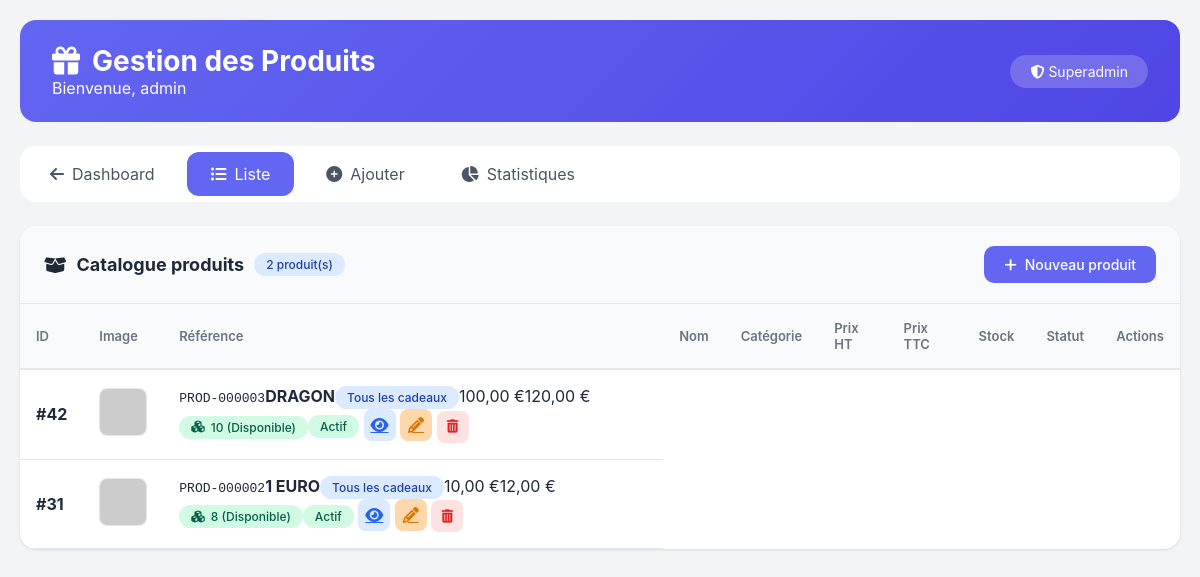
The app's page /admin_produits.php (signed in) with its own data.
### tables this page shows
CREATE TABLE `produits` (
  `id_produit` int NOT NULL,
  `reference` varchar(50) NOT NULL,
  `nom` varchar(255) NOT NULL,
  `slug` varchar(255) NOT NULL,
  `description` text,
  `description_courte` text,
  `prix_ht` decimal(10,2) NOT NULL,
  `tva` decimal(4,2) DEFAULT '20.00',
  `prix_ttc` decimal(10,2) GENERATED ALWAYS AS ((`prix_ht` * (1 + (`tva` / 100)))) STORED,
  `quantite_stock` int DEFAULT '0',
  `seuil_alerte` int DEFAULT '10',
  `id_categorie` int NOT NULL,
  `marque` varchar(100) DEFAULT NULL,
  `poids` decimal(6,2) DEFAULT NULL COMMENT 'en grammes',
  `dimensions` varchar(50) DEFAULT NULL COMMENT 'LxHxP en cm',
  `materiau` varchar(100) DEFAULT NULL,
  `couleur` varchar(50) DEFAULT NULL,
  `made_in` varchar(50) DEFAULT NULL,
  `personnalisable` tinyint(1) DEFAULT '0',
  `ecologique` tinyint(1) DEFAULT '0',
  `made_in_france` tinyint(1) DEFAULT '0',
  `artisanal` tinyint(1) DEFAULT '0',
  `exclusif` tinyint(1) DEFAULT '0',
  `note_moyenne` decimal(3,2) DEFAULT '0.00',
  `nombre_avis` int DEFAULT '0',
  `vues` int DEFAULT '0',
  `ventes` int DEFAULT '0',
  `statut` enum('actif','inactif','rupture','bientot') DEFAULT 'actif',
  `date_creation` datetime DEFAULT CURRENT_TIMESTAMP,
  `date_modification` datetime DEFAULT NULL ON UPDATE CURRENT_TIMESTAMP
);

CREATE TABLE `categories` (
  `id_categorie` int NOT NULL,
  `nom` varchar(100) NOT NULL,
  `slug` varchar(100) NOT NULL,
  `description` text,
  `parent_id` int DEFAULT NULL,
  `image` varchar(255) DEFAULT NULL,
  `ordre` int DEFAULT '0',
  `active` tinyint(1) DEFAULT '1',
  `meta_titre` varchar(255) DEFAULT NULL,
  `meta_description` text,
  `date_creation` datetime DEFAULT CURRENT_TIMESTAMP
);

### admin_produits.php (the view, shortened to what this page needs)
<?php
require_once 'admin_protection.php';
$host = 'localhost';
$dbname = 'heureducadeau';
$username_db = 'Philippe';
$password_db = 'l@99339R';
try {
    $pdo = new PDO("mysql:host=$host;dbname=$dbname;charset=utf8mb4", $username_db, $password_db);
    $pdo->setAttribute(PDO::ATTR_ERRMODE, PDO::ERRMODE_EXCEPTION);
} catch(PDOException $e) {
    die("Erreur connexion: " . $e->getMessage());
}
function getAllProducts($pdo) {
    $sql = "SELECT p.*, c.nom as categorie_nom
            FROM produits p
            LEFT JOIN categories c ON p.id_categorie = c.id_categorie
            ORDER BY p.id_produit DESC";
    $stmt = $pdo->prepare($sql);
    $stmt->execute();
    $products = $stmt->fetchAll(PDO::FETCH_ASSOC);
    $productIds = array_column($products, 'id_produit');
    if (!empty($productIds)) {
        $placeholders = implode(',', array_fill(0, count($productIds), '?'));
        $stmtImg = $pdo->prepare("
            SELECT id_produit, url_image
            FROM images_produits
            WHERE id_produit IN ($placeholders) AND principale = 1
            ORDER BY id_produit, ordre ASC
        ");
        $stmtImg->execute($productIds);
        $images = [];
        while ($img = $stmtImg->fetch()) {
            if (!isset($images[$img['id_produit']])) {
                $images[$img['id_produit']] = $img['url_image'];
            }
        }
        foreach ($products as &$product) {
            $product['image_url'] = $images[$product['id_produit']] ?? 'https://via.placeholder.com/48x48?text=No+Image';
        }
    } else {
        foreach ($products as &$product) {
            $product['image_url'] = 'https://via.placeholder.com/48x48?text=No+Image';
        }
    }
    return $products;
}
$action = $_GET['action'] ?? 'list';
$admin_username = $_SESSION['admin_username'] ?? 'Administrateur';
$admin_role = $_SESSION['admin_role'] ?? 'Non défini';
?>
<!DOCTYPE html>
<html lang="fr">
<head>
    <link rel="stylesheet" href="https://cdnjs.cloudflare.com/ajax/libs/font-awesome/6.4.0/css/all.min.css">
</head>
<body>
    <div class="container">
        <div class="header">
            <div>
                <h1><i class="fas fa-gift"></i> Gestion des Produits</h1>
                <p>Bienvenue, <?= htmlspecialchars($admin_username) ?></p>
            </div>
            <div class="role-badge"><i class="fas fa-shield-alt"></i> <?= ucfirst($admin_role) ?></div>
        </div>
        <div class="nav-tabs">
            <a href="dashboard.php"><i class="fas fa-arrow-left"></i> Dashboard</a>
            <a href="admin_produits.php?action=list" class="<?= $action == 'list' ? 'active' : '' ?>"><i class="fas fa-list-ul"></i> Liste</a>
            <a href="admin_produits.php?action=add" class="<?= $action == 'add' ? 'active' : '' ?>"><i class="fas fa-plus-circle"></i> Ajouter</a>
            <a href="admin_produits.php?action=stats" class="<?= $action == 'stats' ? 'active' : '' ?>"><i class="fas fa-chart-pie"></i> Statistiques</a>
        </div>
        <?php if ($action == 'list'): ?>
            <?php $products = getAllProducts($pdo); ?>
            <div class="card">
                <div class="card-header">
                    <h3><i class="fas fa-box-open"></i> Catalogue produits <span class="badge badge-info"><?= count($products) ?> produit(s)</span></h3>
                    <a href="admin_produits.php?action=add" class="btn btn-primary"><i class="fas fa-plus"></i> Nouveau produit</a>
                </div>
                <?php if (!empty($products)): ?>
                    <div class="table-wrapper">
                        <table class="table">
                            <thead>
                                <tr><th>ID</th><th>Image</th><th>Référence</th><th>Nom</th><th>Catégorie</th><th>Prix HT</th><th>Prix TTC</th><th>Stock</th><th>Statut</th><th>Actions</th></tr>
                            </thead>
                            <tbody>
                                <?php foreach ($products as $p):
                                    $img = !empty($p['image_url']) ? $p['image_url'] : 'https://via.placeholder.com/48x48?text=No+Image';
                                    $ttc = $p['prix_ht'] * (1 + $p['tva']/100);
                                    $stockClass = $p['quantite_stock'] == 0 ? 'badge-danger' : ($p['quantite_stock'] <= $p['seuil_alerte'] ? 'badge-warning' : 'badge-success');
                                    $stockText = $p['quantite_stock'] == 0 ? 'Rupture' : ($p['quantite_stock'] <= $p['seuil_alerte'] ? 'Faible' : 'Disponible');
                                    $statusClass = $p['statut'] == 'actif' ? 'badge-success' : 'badge-gray';
                                ?>
                                <tr>
                                    <td><strong>#<?= $p['id_produit'] ?></strong></td>
                                    <td><img src="<?= htmlspecialchars($img) ?>" class="product-image" onerror="this.src='https://via.placeholder.com/48x48?text=Error'"></td>
                                    <td><code><?= htmlspecialchars($p['reference']) ?></code></div
                                    <td><strong><?= htmlspecialchars($p['nom']) ?></strong></div
                                    <td><span class="badge badge-info"><?= htmlspecialchars($p['categorie_nom'] ?? '-') ?></span></div
                                    <td><?= number_format($p['prix_ht'], 2, ',', ' ') ?> €</div
                                    <td><?= number_format($ttc, 2, ',', ' ') ?> €</div
                                    <td><span class="badge <?= $stockClass ?>"><i class="fas fa-cubes"></i> <?= $p['quantite_stock'] ?> (<?= $stockText ?>)</span></div
                                    <td><span class="badge <?= $statusClass ?>"><?= ucfirst($p['statut']) ?></span></div
                                        <a href="admin_produits.php?action=view&id=<?= $p['id_produit'] ?>" class="btn-icon btn-icon-view" title="Voir"><i class="fas fa-eye"></i></a>
                                        <a href="admin_produits.php?action=edit&id=<?= $p['id_produit'] ?>" class="btn-icon btn-icon-edit" title="Modifier"><i class="fas fa-pencil-alt"></i></a>
                                        <button onclick="confirmDelete(<?= $p['id_produit'] ?>, '<?= addslashes($p['nom']) ?>')" class="btn-icon btn-icon-delete" title="Supprimer"><i class="fas fa-trash-alt"></i></button>
                                <?php endforeach; ?>
                <?php else: ?>
                    <div class="empty-state"><i class="fas fa-box-open"></i><h3>Aucun produit trouvé</h3><p>Commencez par ajouter votre premier produit</p><a href="admin_produits.php?action=add" class="btn btn-primary"><i class="fas fa-plus"></i> Ajouter un produit</a></div>
                <?php endif; ?>
        <?php endif; ?>
</body>
</html>

### admin_produits.php (style rules this page uses)
* { margin: 0; padding: 0; box-sizing: border-box; }
body { font-family: -apple-system, BlinkMacSystemFont, 'Segoe UI', Roboto, sans-serif; background: #f3f4f6; color: #1f2937; }
.container { max-width: 1400px; margin: 0 auto; padding: 20px; }
.header { background: linear-gradient(135deg, #6366f1, #4f46e5); border-radius: 16px; padding: 24px 32px; margin-bottom: 24px; display: flex; justify-content: space-between; align-items: center; color: white; }
.header h1 { font-size: 28px; display: flex; align-items: center; gap: 12px; }
.role-badge { background: rgba(255,255,255,0.2); padding: 8px 20px; border-radius: 40px; font-size: 14px; }
.nav-tabs { display: flex; gap: 8px; background: white; padding: 6px; border-radius: 16px; margin-bottom: 24px; flex-wrap: wrap; }
.nav-tabs a { padding: 12px 24px; text-decoration: none; color: #4b5563; border-radius: 12px; transition: all 0.3s; display: flex; align-items: center; gap: 8px; }
.nav-tabs a.active { background: #6366f1; color: white; }
.card { background: white; border-radius: 16px; box-shadow: 0 1px 3px rgba(0,0,0,0.1); overflow: hidden; }
.card-header { padding: 20px 24px; border-bottom: 1px solid #e5e7eb; display: flex; justify-content: space-between; align-items: center; background: #f9fafb; }
.card-header h3 { font-size: 18px; display: flex; align-items: center; gap: 10px; }
.table-wrapper { overflow-x: auto; }
.table { width: 100%; border-collapse: collapse; }
.table th { padding: 16px; text-align: left; font-weight: 600; font-size: 13px; color: #6b7280; border-bottom: 2px solid #e5e7eb; background: #f9fafb; }
.table td { padding: 16px; border-bottom: 1px solid #e5e7eb; vertical-align: middle; }
.product-image { width: 48px; height: 48px; object-fit: cover; border-radius: 8px; border: 1px solid #e5e7eb; }
.badge { display: inline-flex; align-items: center; padding: 4px 12px; border-radius: 100px; font-size: 12px; font-weight: 500; gap: 6px; }
.badge-success { background: #d1fae5; color: #065f46; }
.badge-info { background: #dbeafe; color: #1e40af; }
.btn { padding: 10px 20px; border: none; border-radius: 10px; font-weight: 500; cursor: pointer; transition: all 0.3s; display: inline-flex; align-items: center; gap: 8px; text-decoration: none; font-size: 14px; }
.btn-primary { background: #6366f1; color: white; }
.btn-icon { width: 32px; height: 32px; display: inline-flex; align-items: center; justify-content: center; border-radius: 8px; transition: all 0.3s; cursor: pointer; border: none; }
.btn-icon-view { background: #dbeafe; color: #2563eb; }
.btn-icon-edit { background: #fed7aa; color: #d97706; }
.btn-icon-delete { background: #fee2e2; color: #dc2626; }

### records on screen
produits: id_produit "42", reference "PROD-000003", nom "DRAGON", id_categorie.nom "Tous les cadeaux", prix_ht "100,00", ttc "120,00", quantite_stock "10", stockText "Disponible", statut "Actif"
produits: id_produit "31", reference "PROD-000002", nom "1 EURO", id_categorie.nom "Tous les cadeaux", prix_ht "10,00", ttc "12,00", quantite_stock "8", stockText "Disponible", statut "Actif"

### other values on screen
$admin_username "admin"
$admin_role "Superadmin"
count($products) "2"
